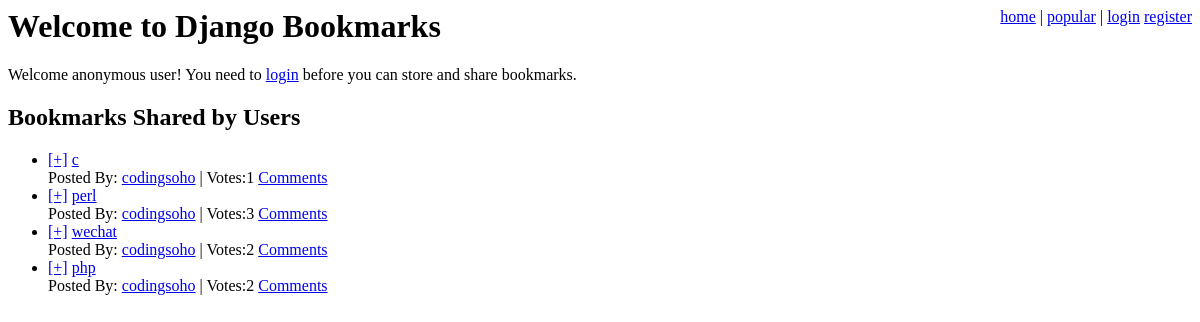
The page / on the database its author committed.
### bookmarks/models.py (models this page shows, shortened)
class SharedBookmark(models.Model):
    bookmark = models.ForeignKey(Bookmark, unique=True)
    date = models.DateTimeField(auto_now_add=True)
    votes = models.IntegerField(default=1)
    users_voted = models.ManyToManyField(User)

class Bookmark(models.Model):
    title = models.CharField(max_length=200)
    user = models.ForeignKey(User)
    link = models.ForeignKey(Link)

### bookmarks/views.py (the view)
# urls.py: url(r'^$', main_page),
def main_page(request):
    shared_bookmarks = SharedBookmark.objects.order_by('-date')[:10]
    return render_to_response(
        'main_page.html',
        {
            'user': request.user,
            'shared_bookmarks': shared_bookmarks,
        }
    )

### templates/main_page.html (shortened to what this page needs)
{% extends "base.html" %}
{% block head %}Welcome to Django Bookmarks{% endblock %}
{% block content %}
    {% if user.username %}
      <p>Welcome {{ user.username }}!
      Here you can store and share bookmarks!</p>
    {% else %}
      <p>Welcome anonymous user!
      You need to <a href="/login/">login</a>
      before you can store and share bookmarks.</p>
    {% endif %}
    <h2>Bookmarks Shared by Users</h2>
    {% include "shared_bookmark_list.html" %}
{% endblock %}

### templates/shared_bookmark_list.html
{% if shared_bookmarks %}
    <ul class="bookmarks">
        {% for shared_bookmark in shared_bookmarks %}
        <li>
            <a href="/vote/?id={{ shared_bookmark.id }}" class="vote">[+]</a>
            <a href="{{ shared_bookmark.bookmark.link.url }}" class="title"> {{ shared_bookmark.bookmark.title }}</a>
            <br />
            Posted By:
            <a href="/user/{{ shared_bookmark.bookmark.user.username }}/" class="username"> {{ shared_bookmark.bookmark.user.username }}</a> |
            <span class="vote-count">Votes:{{ shared_bookmark.votes }}</span>
            <a href="/bookmark/{{ shared_bookmark.id }}/">Comments</a>
        </li>
        {% endfor %}
    </ul>
{% else %}
    <p>No bookmarks found.</p>
{% endif %}

### rows shown on the page
SharedBookmark: bookmark "c", bookmark.user.username "codingsoho", votes "1"
SharedBookmark: bookmark "perl", bookmark.user.username "codingsoho", votes "3"
SharedBookmark: bookmark "wechat", bookmark.user.username "codingsoho", votes "2"
SharedBookmark: bookmark "php", bookmark.user.username "codingsoho", votes "2"
